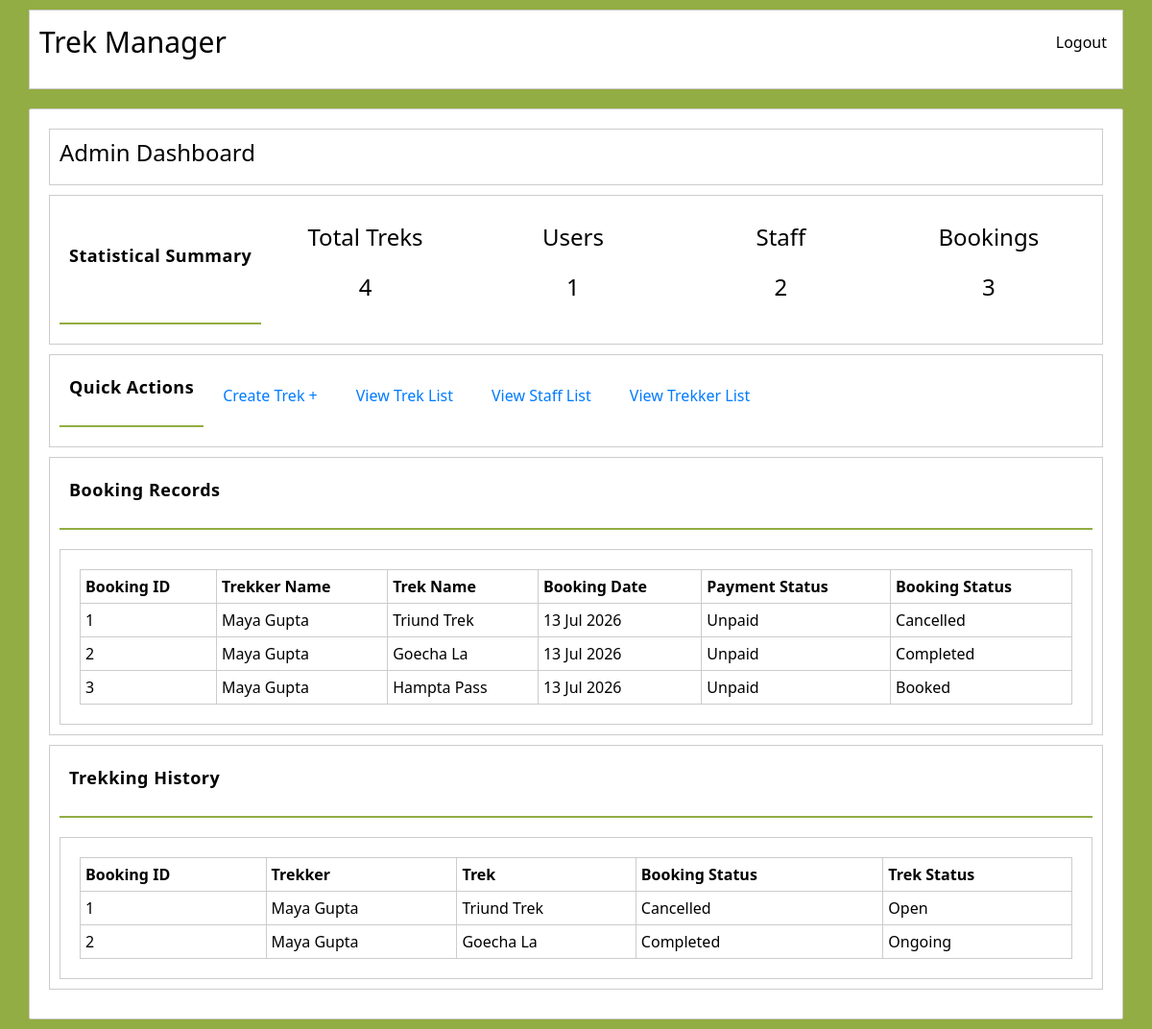
The app's page /admin/dashboard (signed in), older data.
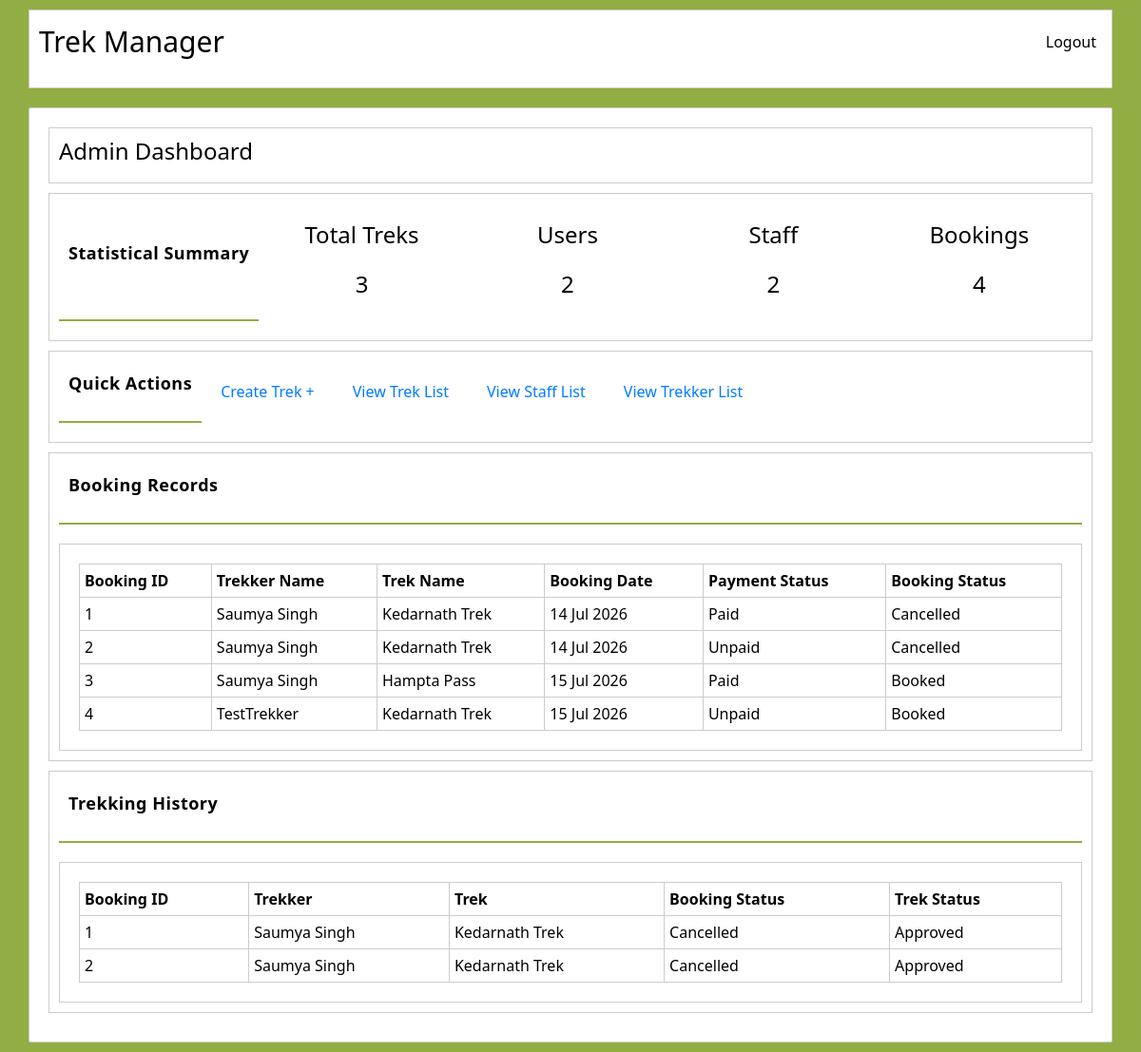
The same page, newer data.
### models.py (models this page shows)
class Booking(db.Model):
    __tablename__ = "bookings"
    id = db.Column(db.Integer, primary_key=True)
    booking_date = db.Column(db.DateTime, default=datetime.utcnow)
    status = db.Column(db.String(20), nullable=False, default="Booked")   #will track reservation if booked, cancelled or completed
    payment_status = db.Column(db.String(20), nullable=False, default="Unpaid")
    trek_id = db.Column(db.Integer, db.ForeignKey("treks.id"), nullable=False)
    user_id = db.Column(db.Integer, db.ForeignKey("users.id"), nullable=False)

class User(db.Model):
    __tablename__ = "users"
    id = db.Column(db.Integer, primary_key=True)
    name = db.Column(db.String(100), nullable=False)
    email = db.Column(db.String(120), unique=True, nullable=False)
    password = db.Column(db.String(200), nullable=False)
    contact = db.Column(db.String(20), nullable=True)
    role = db.Column(db.String(20), nullable=False, default="Trekker")
    is_blacklisted = db.Column(db.Boolean, default=False, nullable=False)
    treks_managed = db.relationship("Trek", backref="manager", lazy=True)
    bookings = db.relationship("Booking", backref="trekker", lazy=True, cascade="all, delete-orphan")
    staff_profile = db.relationship("StaffProfile", backref="user", uselist=False, cascade="all, delete-orphan")

class Trek(db.Model):
    __tablename__ = "treks"
    id = db.Column(db.Integer, primary_key=True)
    title = db.Column(db.String(150), nullable=False)
    location = db.Column(db.String(100), nullable=False)
    difficulty = db.Column(db.String(20), nullable=False)
    duration = db.Column(db.Integer, nullable=False)
    total_slots = db.Column(db.Integer, nullable=False)
    available_slots = db.Column(db.Integer, nullable=False)
    status = db.Column(db.String(20), default="Pending")   # will track Open / Closed / Completed
    start_date = db.Column(db.DateTime, nullable=False)
    end_date = db.Column(db.DateTime, nullable=False)
    is_removed = db.Column(db.Boolean, nullable=False, default=False)
    staff_id = db.Column(db.Integer, db.ForeignKey("users.id"), nullable=True)
    bookings = db.relationship("Booking", backref="trek", lazy=True)

### admin.py (the view)
@admin.route("/dashboard", methods=['GET'])
def dashboard():
    count_trekkers = User.query.filter_by(role="Trekker").count()
    count_trek_staffs = User.query.filter_by(role="Staff").count()
    count_treks = Trek.query.count()
    count_bookings = Booking.query.count()
    treks = Trek.query.all()
    all_bookings = Booking.query.join(Trek).join(User, Booking.user_id == User.id).all()
    trekking_history = Booking.query.join(Trek).join(User, Booking.user_id == User.id).filter(
                            db.or_(Booking.status == "Cancelled",
                                Booking.status == "Completed",
                                Trek.status == "Completed")).all()
    return render_template("admin/dashboard.html", count_trekkers=count_trekkers,
                           count_trek_staffs=count_trek_staffs,
                           count_treks=count_treks,
                           count_bookings=count_bookings, treks=treks,
                           all_bookings=all_bookings,
                           trekking_history=trekking_history)

### admin.py (called while the page is built)
@admin.before_request
def check_admin():
    if not session.get('user_id'):
        flash("Please log in to continue.", "error")
        return redirect(url_for('auth.login'))
    if session.get('role') != "Admin":
        flash("Unauthorised access.", "warning")
        return redirect(url_for('auth.login'))

### templates/admin/dashboard.html (shortened to what this page needs)
{% extends "base.html" %}
{% block content %}
<div class="dash-container">
    <div class="dash-header">
        <h4>{{ session['name'] }} Dashboard</h4>
    </div>
    <div class="dash-main">
        <div class="dash-stats">
            <div class="admin-dash-head">
                <p>Statistical Summary</p>
            </div>
            <div class="dash-sum">
                <p>Total Treks</p>
                <p>{{ count_treks }}</p>
            </div>
            <div class="dash-sum">
                <p>Users</p>
                <p>{{ count_trekkers }}</p>
            </div>
            <div class="dash-sum">
                <p>Staff</p>
                <p>{{ count_trek_staffs }}</p>
            </div>
            <div class="dash-sum">
                <p>Bookings</p>
                <p>{{ count_bookings }}</p>
            </div>
        </div>
        <div class="dash-action">
            <div class="admin-dash-head">
                <p>Quick Actions</p>
            </div>
            <div class="action-links">
                <a href="{{ url_for('admin.new_trek') }}">Create Trek +</a>
            </div>
            <div class="action-links">
                <a href="{{ url_for('admin.view_treks') }}">View Trek List</a>
            </div>
            <div class="action-links">
                <a href="{{ url_for('admin.view_staffs') }}">View Staff List</a>
            </div>
            <div class="action-links">
                <a href="{{ url_for('admin.view_trekkers') }}">View Trekker List</a>
            </div>
        </div>
    </div>
    <div class="treks-box">
        <div class="admin-dash-head">
            <p>Booking Records</p>
        </div>
        <div class="trek-list">
            {% if all_bookings %}
            <table>
                <tr>
                    <th>Booking ID</th>
                    <th>Trekker Name</th>
                    <th>Trek Name</th>
                    <th>Booking Date</th>
                    <th>Payment Status</th>
                    <th>Booking Status</th>
                </tr>
                {% for booking in all_bookings %}
                <tr>
                    <td>{{ booking.id }}</td>
                    <td>{{ booking.trekker.name }}</td>
                    <td>{{ booking.trek.title }}</td>
                    <td>{{ booking.booking_date.strftime('%d %b %Y') }}</td>
                    <td>{{ booking.payment_status }}</td>
                    <td>{{ booking.status }}</td>
                </tr>
                {% endfor %}
            </table>
            {% else %}
                <p>No treks are booked yet.</p>
            {% endif %}
        </div>
    </div>
    <div class="treks-box">
        <div class="admin-dash-head">
            <p>Trekking History</p>
        </div>
        <div class="trek-list">
            {% if trekking_history %}
            <table>
                <tr>
                    <th>Booking ID</th>
                    <th>Trekker</th>
                    <th>Trek</th>
                    <th>Booking Status</th>
                    <th>Trek Status</th>
                </tr>
                {% for booking in trekking_history %}
                <tr>
                    <td>{{ booking.id }}</td>
                    <td>{{ booking.trekker.name }}</td>
                    <td>{{ booking.trek.title }}</td>
                    <td>{{ booking.status }}</td>
                    <td>{{ booking.trek.status }}</td>
                </tr>
                {% endfor %}
            </table>
            {% else %}
                <p>No trekking history to show.</p>
            {% endif %}
        </div>
    </div>
</div>
{% endblock %}

### templates/base.html (shortened to what this page needs)
<!DOCTYPE html>
<html lang="en">
<head>
    <link rel="stylesheet" href="https://cdn.jsdelivr.net/npm/bootstrap@4.1.3/dist/css/bootstrap.min.css">
    <link rel="stylesheet" href="{{ url_for('static', filename='style.css') }}">
</head>
<body>
    {% block nav %}
        <nav>
            <div class="nav-bar">
                <p>Trek Manager</p>
                <ul class="user-nav">
                    {% if session.get('user_id') %}
                        <li class="nav-item">
                            <a class="nav-link" href="{{ url_for('auth.logout') }}">Logout</a>
                        </li>
                    {% endif %}
                </ul>
            </div>
        </nav>
    {% endblock %}
    {% block content %}
    {% endblock %}
</body>
</html>

### static/style.css (style rules this page uses)
* { margin: 0; padding: 0; font-family: 'Segoe UI', Arial, sans-serif; box-sizing: border-box; }
body { background-color: rgb(146, 173, 67); display: flex; flex-direction: column; align-items: center; min-height: 100vh; }
nav { width: 100%; }
.nav-bar { margin: 10px auto; padding: 10px; display: flex; align-items: center; justify-content: space-between; border: 1px solid #ccc; width: 95%; color: rgb(0, 0, 0); background-color: rgb(255, 255, 255); }
.nav-bar p { font-size: 30px; color: rgb(0, 0, 0); }
.user-nav { list-style: none; display: flex; }
.nav-item .nav-link { color: rgb(0, 0, 0); padding: 6px; }
.dash-container { margin: 10px auto; padding: 20px; width: 95%; min-height: 100vh; border: 1px solid #ccc; border-radius: 2px; color: rgb(0, 0, 0); background-color: rgb(255, 255, 255); }
.dash-header { border: 1px solid #ccc; padding: 10px; margin-bottom: 10px; }
.dash-stats { border: 1px solid #ccc; padding: 10px; display: flex; flex-direction: row; width: 100%; font-size: x-large; margin-bottom: 10px; }
.dash-sum { padding: 15px; flex: 1; text-align: center; background-color: rgb(255, 255, 255); }
.admin-dash-head { font-size: 18px; font-weight: bold; letter-spacing: 0.5px; border-bottom: 2px solid rgb(146, 173, 67); padding: 10px; margin-bottom: 10px;display: flex; justify-content: space-between; align-items: center; }
.dash-action { margin: auto; border: 1px solid #ccc; padding: 10px; display: flex; flex-direction: row; margin-bottom: 10px; }
.action-links { padding: 20px; }
.trek-list { border: 1px solid #ccc; padding: 20px; overflow-x: auto; }
.trek-list table { border: 1px solid #ccc; padding: 5px; width: 100%; }
.trek-list table th, .trek-list table td { border: 1px solid #ccc; padding: 5px; }
.treks-box { border: 1px solid #ccc; padding: 10px; display: flex; flex-direction: column; margin-bottom: 10px; gap: 10px; }

Row changes from the older to the newer data that the page shows:
changed Booking id 1: trekker.name "Maya Gupta" → "Saumya Singh"; trek "Triund Trek" → "Kedarnath Trek"; booking_date "13 Jul 2026" → "14 Jul 2026"; payment_status "Unpaid" → "Paid"; trek.status "Open" → "Approved"
changed Booking id 2: trekker.name "Maya Gupta" → "Saumya Singh"; trek "Goecha La" → "Kedarnath Trek"; booking_date "13 Jul 2026" → "14 Jul 2026"; status "Completed" → "Cancelled"; trek.status "Ongoing" → "Approved"
changed Booking "Hampta Pass": trekker.name "Maya Gupta" → "Saumya Singh"; booking_date "13 Jul 2026" → "15 Jul 2026"; payment_status "Unpaid" → "Paid"
added Booking: id "4", trekker.name "TestTrekker", trek "Kedarnath Trek", booking_date "15 Jul 2026", payment_status "Unpaid", status "Booked", shown under "Admin Dashboard"
Text that changed along with them:
{{ count_treks }}: "4" → "3"
{{ count_trekkers }}: "1" → "2"
{{ count_bookings }}: "3" → "4"
